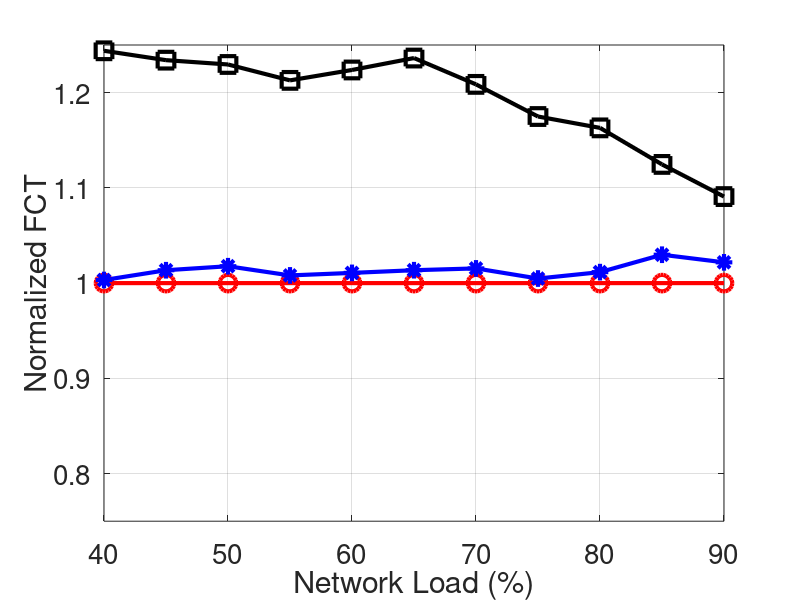

Reproduce this figure in MATLAB.
clear
clc

x=[
0.4,
0.45,
0.5,
0.55,
0.6,
0.65,
0.7,
0.75,
0.8,
0.85,
0.9
];

k_80=[
1
1
1
1
1
1
1
1
1
1
1
];

k_22=[
1.243918919
1.234090909
1.22955341
1.212862571
1.223783441
1.236297199
1.208655935
1.17490253
1.162987037
1.124617902
1.090847298
];

bcc=[
1.003243243
1.013516746
1.017715074
1.008062274
1.010716837
1.013533631
1.015429176
1.004805513
1.011505846
1.029795906
1.021803352
];

figure(1);
width=900;
height=480;
left=100;
bottem=0;

plot(x * 100,k_80,'-ro','LineWidth',3,...
    'MarkerSize',12);
hold on;
plot(x * 100,k_22,'-ks','LineWidth',3,...
    'MarkerSize',12);
hold on;
plot(x * 100,bcc,'-b*','LineWidth',3,...
    'MarkerSize',12);
hold on;

xlabel('Network Load (%)','FontSize', 20)
ylabel('Normalized FCT','FontSize', 20);
set(gca, 'FontSize', 20, 'xtick',[40,50,60,70,80,90], 'ytick',[0.8, 0.9, 1, 1.1, 1.2]); % set font size of tick labels
axis([40,90,0.75,1.25]);
grid on;
hold off;